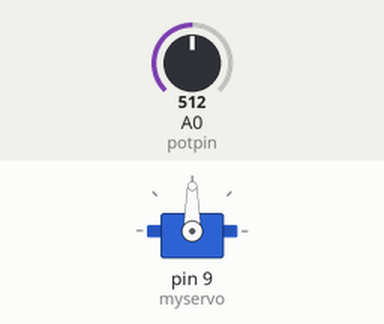
The sketch below on a simulated Arduino Uno, built with avr-gcc and run on an emulated ATmega328P. On the bench: servo. The inputs (shaded band) are chosen by the test bench; at power-on: A0 (potpin) = 512.

Above: at 1.2 s.
1.3 s: A0 (potpin) set to 716
At 2.0 s:
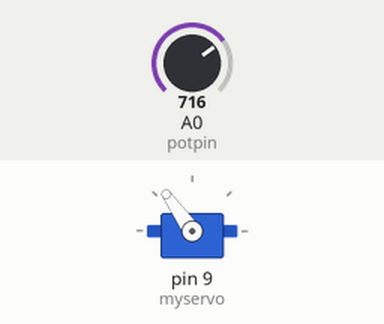
2.8 s: A0 (potpin) set to 900
At 4.0 s:
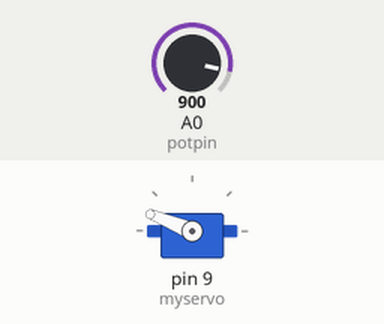
4.3 s: A0 (potpin) set to 1023
At 5.5 s:
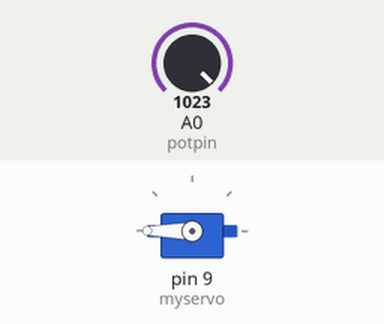
5.8 s: A0 (potpin) set to 306
At 6.3 s:
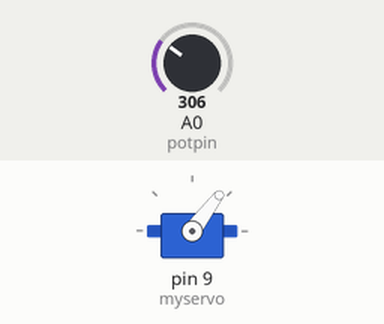
7.3 s: A0 (potpin) set to 122
At 7.8 s:
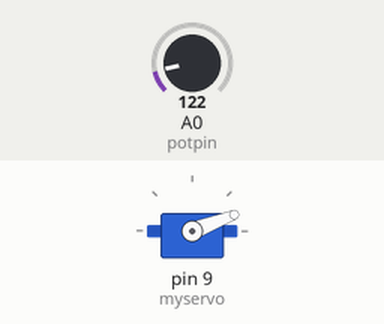
Timing chart, 0 to 9.8 s (numbered marks = the images above; inputs shaded):
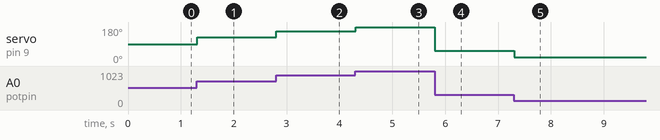

Measured:
- after the input at 1.3 s, servo on pin 9 (myservo): 90° → 125° at once
- after the input at 2.8 s, servo on pin 9 (myservo): 125° → 158° at once
- after the input at 4.3 s, servo on pin 9 (myservo): 158° → 180° at once
- after the input at 5.8 s, servo on pin 9 (myservo): 180° → 53° at once
- after the input at 7.3 s, servo on pin 9 (myservo): 53° → 21° at once

The sketch:

moodcue.ino
```cpp
#include <HID.h>

#include <Servo.h>

Servo myservo;  // create servo object to control a servo

int potpin = 0;  // analog pin used to connect the potentiometer
int value;    // variable to read the value from the analog pin

void setup() {
  myservo.attach(9);  // attaches the servo on pin 9 to the servo object
}

void loop() {
  value = analogRead(potpin);            // reads the value of the potentiometer (value between 0 and 1023)
  value = map(value, 0, 1023, 0, 180);     // scale it to use it with the servo (value between 0 and 180)
  myservo.write(value);                  // sets the servo position according to the scaled value
  delay(15);                           // waits for the servo to get there
}
```
